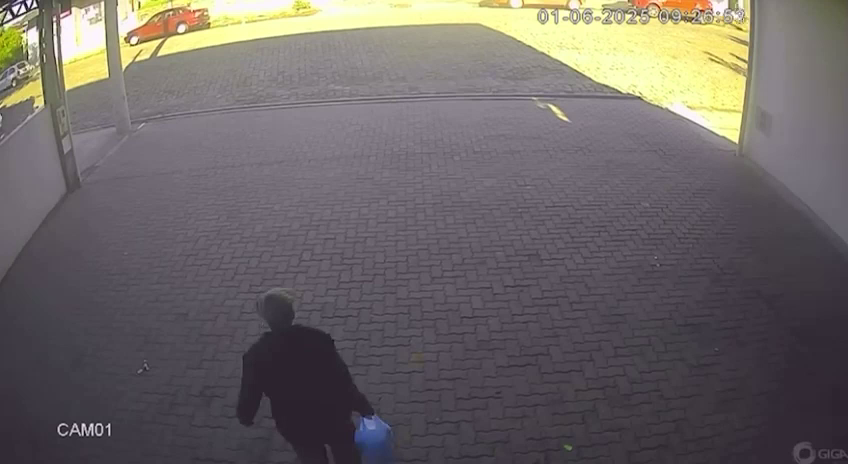
#> input picture assets/EstacionamentoVazio.png, 848 x 464 px
$ python -i polygon_parking_detector.py   (imports and definitions only)
#> lines starting #> are read from the running program, lines starting #| are printed output that depends on the picture; after the words box and inside, x2 and y2 are one past the last pixel; in counts of white or black regions, pixels touching at a corner belong together
#> further down, picture is the input picture: shape (464, 848, 3); mean B, G, R 101.7, 102.8, 108.8
import cv2
import numpy as np
from config_diagonal import PARKING_SPOTS_CUSTOM, POLYGON_OCCUPANCY_THRESHOLD
from detector.color_utils import get_dominant_color


class PolygonParkingDetector:
    def __init__(self, polygons=None):
        self.spots = polygons if polygons is not None else PARKING_SPOTS_CUSTOM
        self.spot_masks = {}
        self.spot_bounding_boxes = {}
        self._prepare_masks()

    def _prepare_masks(self):
        """
        Prepara as máscaras e bounding boxes para cada vaga.
        """
        for idx, polygon in enumerate(self.spots):
            # Converter para numpy array se necessário
            if isinstance(polygon, list):
                polygon = np.array(polygon)

            # Calcular bounding box
            x_min = int(np.min(polygon[:, 0]))
            y_min = int(np.min(polygon[:, 1]))
            x_max = int(np.max(polygon[:, 0]))
            y_max = int(np.max(polygon[:, 1]))

            self.spot_bounding_boxes[idx] = (x_min, y_min, x_max - x_min, y_max - y_min)

            # Criar máscara para o polígono
            mask = np.zeros((y_max - y_min + 50, x_max - x_min + 50), dtype=np.uint8)

            # Ajustar coordenadas do polígono para a máscara local
            local_polygon = polygon.copy()
            local_polygon[:, 0] -= x_min
            local_polygon[:, 1] -= y_min

            # Preencher polígono na máscara
            cv2.fillPoly(mask, [local_polygon.astype(np.int32)], 255)

            self.spot_masks[idx] = mask
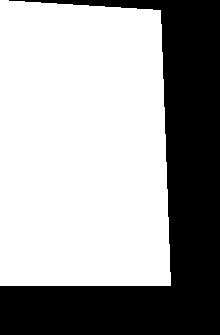
#> mask: shape (335, 220); 63.3% white; 1 black region, box (x1, y1, x2, y2) and area: (0, 0, 220, 335) 27074

    def _extract_polygon_roi(self, image, polygon_idx):
        """
        Extrai a ROI usando a máscara do polígono.
        """
        x, y, w, h = self.spot_bounding_boxes[polygon_idx]
        mask = self.spot_masks[polygon_idx]

        # Extrair região da imagem
        roi = image[y:y+h, x:x+w]

        # Aplicar máscara
        if roi.shape[:2] != mask.shape[:2]:
            # Redimensionar máscara se necessário
            mask = cv2.resize(mask, (roi.shape[1], roi.shape[0]))

        # Aplicar máscara
        masked_roi = cv2.bitwise_and(roi, roi, mask=mask)

        return masked_roi, mask

    def detect(self, frame: np.ndarray, bg_frame: np.ndarray = None) -> list:
        """
        Detecta ocupação usando polígonos.
        """
        results = []

        if bg_frame is not None:
            return self._detect_with_background(frame, bg_frame)
        else:
            return self._detect_simple(frame)

    # [45 lines left out: function _detect_with_background, not called in this run]

    def _detect_simple(self, frame: np.ndarray) -> list:
        """
        Detecção simples sem background.
        """
        results = []
        frame_gray = cv2.cvtColor(frame, cv2.COLOR_BGR2GRAY)
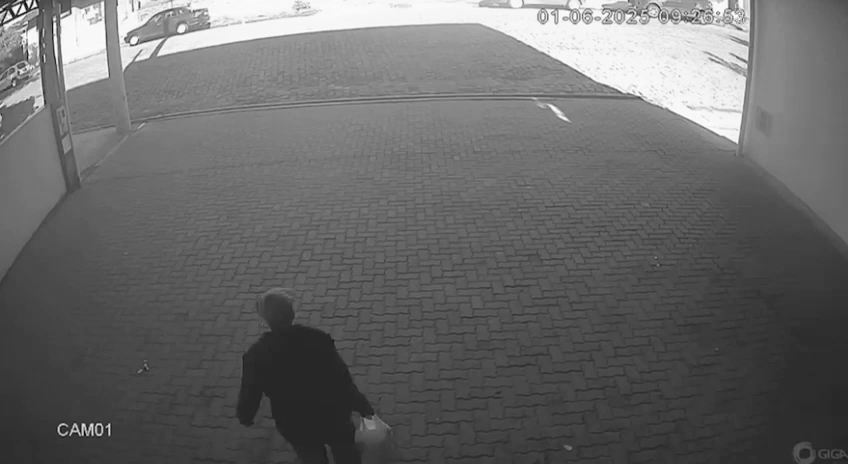
#> frame_gray: shape (464, 848); min 0, max 255, mean 104.4

        for idx in range(len(self.spots)):
            roi, mask = self._extract_polygon_roi(frame_gray, idx)

            # Aplicar máscara
            roi_masked = cv2.bitwise_and(roi, roi, mask=mask)

            # Análise de textura
            variance = np.var(roi_masked[mask > 0])
            mean_intensity = np.mean(roi_masked[mask > 0])

            # Heurística para detecção
            occupied = variance > 300 and (mean_intensity < 60 or mean_intensity > 120)

            # Extrair cor se ocupado
            color = None
            if occupied:
                x, y, w, h = self.spot_bounding_boxes[idx]
                spot_img = frame[y:y+h, x:x+w]

                if len(spot_img.shape) == 3:
                    spot_img_masked = cv2.bitwise_and(spot_img, spot_img, mask=mask)
                    non_zero_pixels_color = spot_img_masked[mask > 0]

                    if len(non_zero_pixels_color) > 0:
                        color = tuple(map(int, np.mean(non_zero_pixels_color, axis=0)))

            results.append((occupied, color))
#> this loop made 4 passes
#> (variance, mean_intensity) on passes 1 to 4: (358.6, 84.12), (710.7, 86.43), (254.4, 87.42), (477.3, 71.91)
#> pass 1, in _extract_polygon_roi, `roi = image[y:y+h, x:x+w]`:
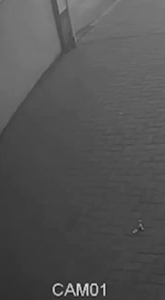
#> roi: shape (300, 165); min 8, max 227, mean 82.8
#> pass 1, in _extract_polygon_roi, `masked_roi = cv2.bitwise_and(roi, roi, mask=mask)`:
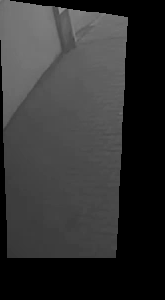
#> masked_roi: shape (300, 165); min 0, max 146, mean 50.4
#> pass 1, in _detect_simple, `roi, mask = self._extract_polygon_roi(frame_gray, idx)`:
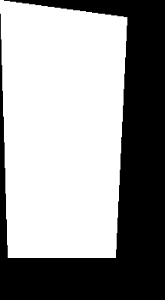
#> mask: shape (300, 165); min 0, max 255, mean 151.5
#> pass 2, in _extract_polygon_roi (call 2), `roi = image[y:y+h, x:x+w]`:
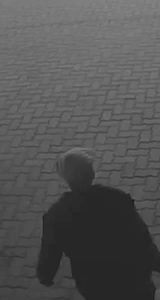
#> roi: shape (300, 160); min 21, max 134, mean 83
#> after the loop:
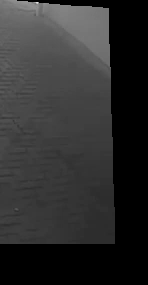
#> roi: shape (285, 148); min 0, max 229, mean 45.8
#> after the loop, results = 4 items

        return results

    # [112 lines left out: functions draw_annotations, get_interactive_selector, _save_polygons, not called in this run]

>>> import cv2
>>> picture = cv2.imread('../assets/EstacionamentoVazio.png')
>>> result = PolygonParkingDetector().detect(picture)
#> result = 4 items
